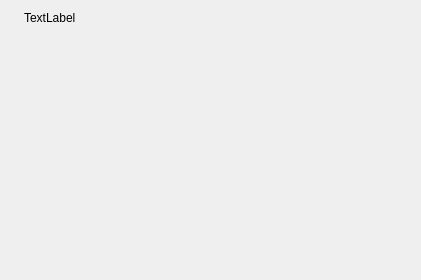
<?xml version="1.0" encoding="UTF-8"?>
<ui version="4.0">
 <class>QueueHelp</class>
 <widget class="QDialog" name="QueueHelp">
  <property name="geometry">
   <rect>
    <x>0</x>
    <y>0</y>
    <width>421</width>
    <height>280</height>
   </rect>
  </property>
  <property name="windowTitle">
   <string>Queue help</string>
  </property>
  <layout class="QVBoxLayout" name="verticalLayout">
   <item>
    <layout class="QFormLayout" name="formLayout">
     <item row="0" column="0">
      <widget class="QLabel" name="label">
       <property name="text">
        <string/>
       </property>
      </widget>
     </item>
     <item row="0" column="1">
      <widget class="QLabel" name="label_2">
       <property name="text">
        <string>TextLabel</string>
       </property>
      </widget>
     </item>
    </layout>
   </item>
  </layout>
 </widget>
 <resources/>
 <connections/>
</ui>
